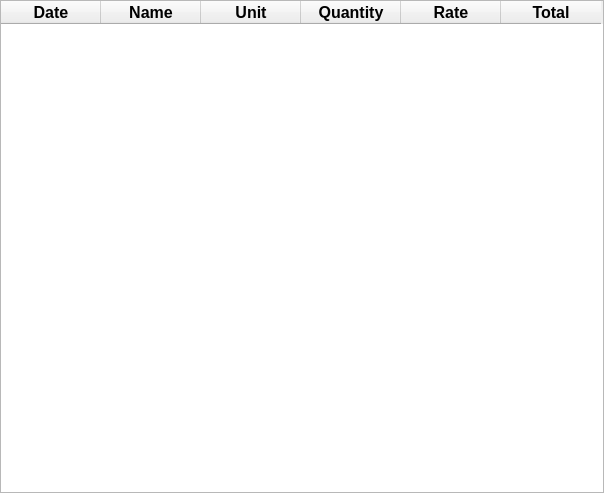
<?xml version="1.0" encoding="UTF-8"?>
<ui version="4.0">
 <class>tab_table</class>
 <widget class="QWidget" name="tab_table">
  <property name="geometry">
   <rect>
    <x>0</x>
    <y>0</y>
    <width>604</width>
    <height>493</height>
   </rect>
  </property>
  <property name="font">
   <font>
    <pointsize>12</pointsize>
    <weight>75</weight>
    <bold>true</bold>
   </font>
  </property>
  <property name="windowTitle">
   <string>Form</string>
  </property>
  <layout class="QVBoxLayout" name="verticalLayout">
   <property name="spacing">
    <number>0</number>
   </property>
   <property name="leftMargin">
    <number>0</number>
   </property>
   <property name="topMargin">
    <number>0</number>
   </property>
   <property name="rightMargin">
    <number>0</number>
   </property>
   <property name="bottomMargin">
    <number>0</number>
   </property>
   <item>
    <widget class="QTableWidget" name="tableWidget">
     <property name="editTriggers">
      <set>QAbstractItemView::NoEditTriggers</set>
     </property>
     <property name="sortingEnabled">
      <bool>true</bool>
     </property>
     <property name="wordWrap">
      <bool>false</bool>
     </property>
     <attribute name="horizontalHeaderMinimumSectionSize">
      <number>100</number>
     </attribute>
     <attribute name="verticalHeaderVisible">
      <bool>false</bool>
     </attribute>
     <attribute name="verticalHeaderDefaultSectionSize">
      <number>0</number>
     </attribute>
     <attribute name="verticalHeaderHighlightSections">
      <bool>false</bool>
     </attribute>
     <attribute name="verticalHeaderMinimumSectionSize">
      <number>0</number>
     </attribute>
     <column>
      <property name="text">
       <string>Date</string>
      </property>
     </column>
     <column>
      <property name="text">
       <string>Name</string>
      </property>
     </column>
     <column>
      <property name="text">
       <string>Unit</string>
      </property>
     </column>
     <column>
      <property name="text">
       <string>Quantity</string>
      </property>
     </column>
     <column>
      <property name="text">
       <string>Rate</string>
      </property>
     </column>
     <column>
      <property name="text">
       <string>Total</string>
      </property>
     </column>
    </widget>
   </item>
  </layout>
 </widget>
 <resources/>
 <connections/>
</ui>
